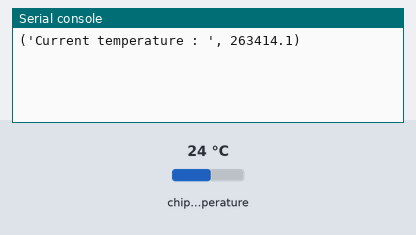
The program below on a simulated Raspberry Pi Pico running MicroPython. On the bench: the last lines printed to the serial console. The test bench sets the inputs (shaded band); at power-on: chip temperature 24 °C.

Above: at 1.2 s.
1.3 s: chip temperature set to 1 °C
At 2.4 s:
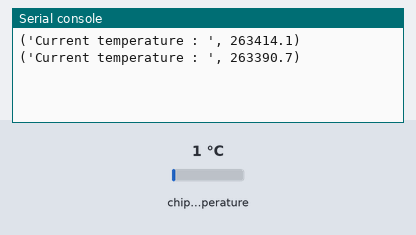
4.0 s: chip temperature set to 11 °C
At 5.1 s:
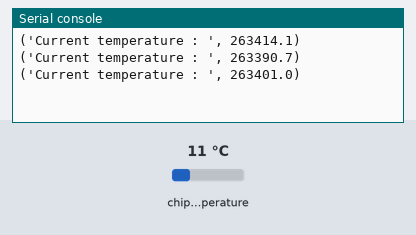
Timing chart, 0 to 7.0 s (numbered marks = the images above; inputs shaded):
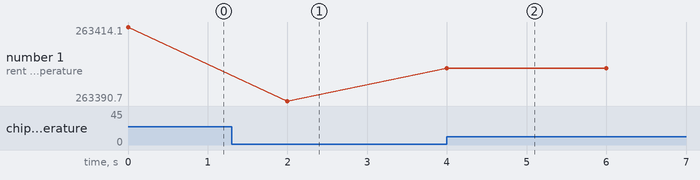

Measured:
- after the input at 1.3 s, the serial console: prints a new line after 0.70 s (image 1)
- after the input at 4.0 s, the serial console: prints a new line at once (image 2)
- plotted number 1: 263414.1 → 263390.7 after the input at 1.3 s, 263390.7 → 263401 after the input at 4.0 s

The program:

ADC.py
```python
import machine
import utime

temp_sensor = machine.ADC(4) #internal temperature sensor
conversion_factor = 3.3 / (65535)

while True:
    reading = temp_sensor.read_u16() * conversion_factor
    temperature = 27 - (reading - 0706)/0.001721
    print("Current temperature : ", temperature)
    utime.sleep(2)
    # The temperature sensor measures the Vbe voltage of a biased bipolar diode, connected to the fifth ADC channel
 # Typically, Vbe = 0.706V at 27 degrees C, with a slope of -1.721mV (0.001721) per detemperature = 27 - (reading - 0.706)/0.001721
```
